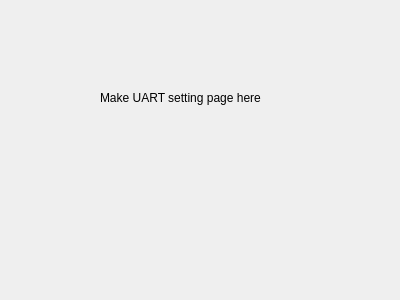
<?xml version="1.0" encoding="UTF-8"?>
<ui version="4.0">
 <class>MyWindow</class>
 <widget class="QDialog" name="MyWindow">
  <property name="geometry">
   <rect>
    <x>0</x>
    <y>0</y>
    <width>400</width>
    <height>300</height>
   </rect>
  </property>
  <property name="windowTitle">
   <string>Dialog</string>
  </property>
  <widget class="QLabel" name="label">
   <property name="geometry">
    <rect>
     <x>100</x>
     <y>90</y>
     <width>181</width>
     <height>16</height>
    </rect>
   </property>
   <property name="text">
    <string>Make UART setting page here</string>
   </property>
  </widget>
 </widget>
 <resources/>
 <connections/>
</ui>
